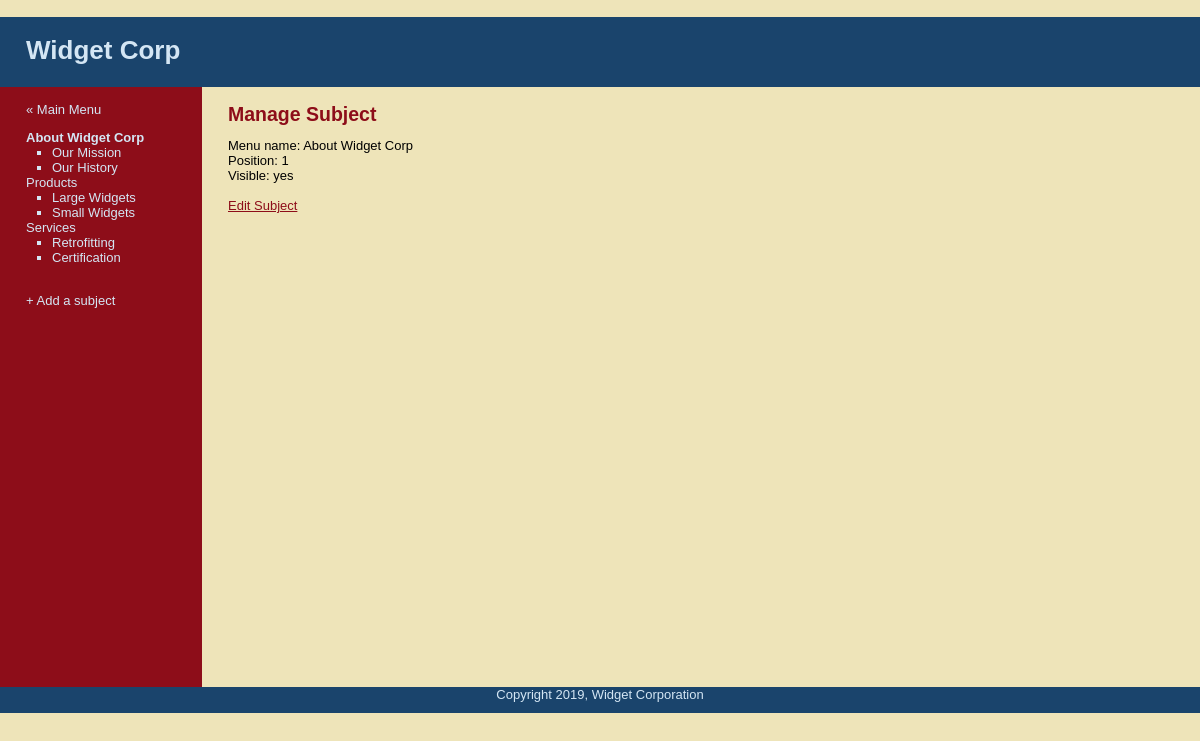
The app's page /manage_content.php?subject=1 with its own data.
### tables this page shows
CREATE TABLE subjects(
    id INT(11) NOT NULL AUTO_INCREMENT,
    menu_name VARCHAR(30) NOT NULL,
    position INT(3) NOT NULL,
    visible TINYINT(1) NOT NULL,
    PRIMARY KEY (id)
    );

CREATE TABLE pages(
    id INT(11) NOT NULL AUTO_INCREMENT,
    subject_id INT(11) NOT NULL,
    menu_name VARCHAR(30) NOT NULL,
    position INT(3) NOT NULL,
    visible TINYINT(1) NOT NULL,
    content TEXT,
    PRIMARY KEY (id),
    INDEX (subject_id)
    );

### public/manage_content.php (the view, shortened to what this page needs)
<?php require_once("../includes/db_connection.php"); ?>
<?php require_once("../includes/functions.php"); ?>
<?php include("../includes/layouts/header.php"); ?>
<?php find_selected_page(); ?>
<div id="main">
    <div id="navigation">
        <br />
        <a href="admin.php">&laquo; Main Menu</a><br />
        <?php echo navigation($current_subject, $current_page) ?>
        <br />
        <a href="new_subject.php">+ Add a subject</a>
    </div>
    <div id="page">
        <?php if ($current_subject) { ?>
        <h2>Manage Subject</h2>
        Menu name: <?php echo htmlentities($current_subject["menu_name"]); ?><br />
        Position: <?php echo $current_subject["position"]; ?><br />
        Visible: <?php echo $current_subject["visible"] == 1 ? 'yes' : 'no'; ?><br />
        <br />
        <a href="edit_subject.php?subject=<?php echo urlencode($current_subject["id"]); ?>">Edit Subject</a>
        <?php } else { ?>
        Please select a subject or a page.
        <?php } ?>
    </div>
</div>
<?php include("../includes/layouts/footer.php"); ?>

### includes/layouts/header.php (shortened to what this page needs)
<!DOCTYPE html PUBLIC "-//W3C//DTD HTML 4.01 Transitional//EN"
    "http://www.w3.org/TR/html4/loose.dtd">
<html lang="en">
    <head>
        <link href="stylesheets/public.css" media="all" rel="stylesheet" type="text/css" />
    </head>
    <body>
        <div id="header">
            <h1>Widget Corp</h1>
        </div>

### includes/functions.php (shortened to what this page needs)
<?php
    function find_all_subjects()
    {
        global $connection;
        $query = "SELECT * ";
        $query .= "FROM subjects ";
        $query .= "WHERE visible = 1 ";
        $query .= "ORDER BY position ASC";
        $subject_set = mysqli_query($connection, $query);
        return $subject_set;
    }
    function find_pages_for_subject($subject_id)
    {
        global $connection;
        $safe_subject_id = mysqli_real_escape_string($connection, $subject_id);
         $query = "SELECT * ";
         $query .= "FROM pages ";
         $query .= "WHERE visible = 1 ";
         $query .= "AND subject_id = {$safe_subject_id} ";
         $query .= "ORDER BY position ASC";
         $page_set = mysqli_query($connection, $query);
         return $page_set;
    }
    function find_subject_by_id($subject_id)
    {
        global $connection;
        $safe_subject_id = mysqli_real_escape_string($connection, $subject_id);
        $query = "SELECT * ";
        $query .= "FROM subjects ";
        $query .= "WHERE id = {$safe_subject_id} ";
        $query .= "LIMIT 1;";
        $subject_set = mysqli_query($connection, $query);
        if ( $subject = mysqli_fetch_assoc($subject_set) )
        {
            return $subject;
        }
        else
        {
            return null;
        }
    }
    function find_selected_page()
    {
        if (isset($_GET["subject"]))
        {
            $current_subject = find_subject_by_id($_GET["subject"]);
            $current_page = null;
        }
        elseif (isset($_GET["page"]))
        {
            $current_page = find_page_by_id($_GET["page"]);
            $current_subject = null;
        }
        else
        {
            $current_subject = null;
            $current_page = null;
        }
    }
    function navigation($subject_array, $page_array)
    {
        $subject_set = find_all_subjects();
        $output = "<ul class=\"subjects\">";
        while($subject = mysqli_fetch_assoc($subject_set))
        {
        $output .= "<li ";
        if ($subject_array && $subject["id"] == $subject_array["id"])
        {
         $output .= "class=\"selected\"";
        }
        $output .= ">";
        $output .= "<a href=\"manage_content.php?subject=";
            $output .=  urlencode($subject["id"]);
            $output .= "\">";
            $output .=  htmlentities($subject["menu_name"]);
            $output .= "</a></li>";
        $page_set = find_pages_for_subject($subject["id"]);
        $output .= "<ul class=\"pages\">";
        while($page = mysqli_fetch_assoc($page_set))
            {
                $output .=  "<li ";
                $output .=  ">";
                $output .= "<a href=\"manage_content.php?page=";
                    $output .= urlencode($page["id"]);
                    $output .= "\">";
                    $output .=  htmlentities($page["menu_name"]);
                    $output .= "</a></li>";
            }
            $output .= "</ul>";
         }
         $output .= "</ul>";
         return $output;
    }
?>

### includes/layouts/footer.php (shortened to what this page needs)
        <div id="footer">
            Copyright <?php echo date("Y"); ?>, Widget Corporation
        </div>
    </body>
</html>

### public/stylesheets/public.css (style rules this page uses)
html { height: 100%; width: 100% }
body { width: 100%; height: 100%; margin: 0; padding: 0; border: 0; font-family: Verdana, Arial, Helvetica, sans-serif; font-size: 13px; line-height: 15px; background: #EEE4B9; }
a { color: #8D0D19; }
#header { height: 70px; margin: 0; padding: 0; text-align: left; background: #1A446C; color: #D4E6F4; }
#header h1 { padding: 1em; margin: 0: }
#main { height: 600px; width: 100%; margin: 0; padding: 0; background: #EEE4B9; }
#footer { clear: both; height: 2em; margin: 0; padding; 1em; text-align: center; background: #1A446C; color: #D4E6F4; }
#navigation { float: left; width: 150px; height: 100%; margin: 0; padding: 0 2em; color: #D4E6F4; background: #8D0D19; }
#navigation a { color: #D4E6F4; text-decoration: none; }
ul.subjects { margin: 1em 0; padding-left: 0; list-style: none; }
ul.pages { padding-left: 2em; list-style: square; font-weight: normal; }
.selected { font-weight: bold; }
#page { float: left; height 100%; padding-left: 2em; vertical-align: top; background: #EEE4B9; }
#page h2 { color: #8D0D19; margin-top: 1em; }

### records on screen
subjects: value "About Widget Corp", menu_name "About Widget Corp", position "1"
pages: value "Our Mission"
pages: value "Our History"
subjects: value "Products"
pages: value "Large Widgets"
pages: value "Small Widgets"
subjects: value "Services"
pages: value "Retrofitting"
pages: value "Certification"
